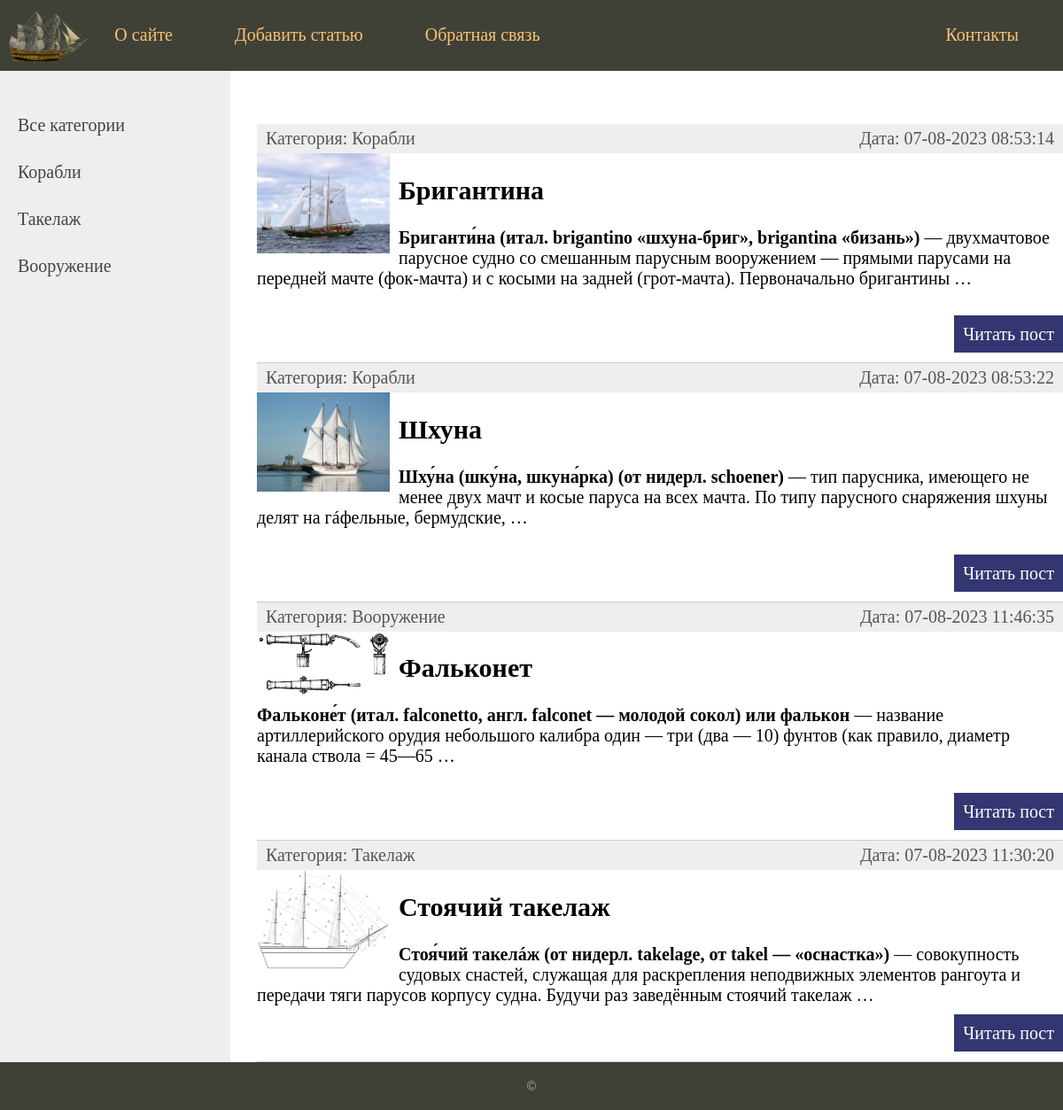
The page / on the database its author committed.
### wiki/models.py (models this page shows, shortened)
class Category (models.Model):
    name = models.CharField(max_length=100, db_index=True, verbose_name='Категория')
    def __str__(self):
        return self.name
    def get_absolute_url(self):
        return reverse('category', kwargs={'cat_id': self.pk})
    class Meta:
        verbose_name = 'Категорию'
        verbose_name_plural = 'Категории'
        ordering = ['id']

class Wiki(models.Model):
    title = models.CharField(max_length=255, verbose_name='Заголовок')
    content = models.TextField(blank=True, verbose_name='Текст статьи')
    photo = models.ImageField(upload_to="photos/%Y/%m/%d/", verbose_name='Фото')
    time_create = models.DateTimeField(auto_now_add=True, verbose_name='Время создания')
    time_update = models.DateTimeField(auto_now=True, verbose_name='Время изменения')
    is_published = models.BooleanField(default=True, verbose_name='Публикация')
    cat = models.ForeignKey('Category', on_delete=models.PROTECT, null=True, verbose_name='Категория')
    def get_absolute_url(self):
        return reverse('post', kwargs={'post_id': self.pk})
    class Meta:
        verbose_name = 'База знаний'
        verbose_name_plural = 'База знаний'
        ordering = ['time_create', 'title']

### wiki/views.py (the view)
# urls.py: path('', index, name='home'),
def index(request):
    posts = Wiki.objects.all()
    context = {
        'posts': posts,
        'menu': menu,
        'title': 'Главная страница',
    }
    return render(request,'wiki/index.html', context=context)

### wiki/templatetags/wiki_tags.py (called while the page is built)
@register.inclusion_tag('wiki/list_categories.html')
def show_categories(sort=None, cat_selected=0):
    if not sort:
        cats = Category.objects.all()
    else:
        cats = Category.objects.order_by(sort)
    return {'cats': cats, 'cat_selected':cat_selected}

### wiki/templates/wiki/index.html (shortened to what this page needs)
{% extends 'wiki/base.html' %}
{% block content %}
<ul class="list-articles">
		{% for p in posts %}
				<li>
					<div class="article-panel">
						<p class="first">Категория: {{ p.cat }}</p>
						<p class="last">Дата: {{ p.time_update|date:"d-m-Y H:i:s" }}</p>
					</div>
					{% if p.photo %}
						<img class="img-article-left thumb" src="{{p.photo.url}}">
					{% endif %}
					<h2>{{p.title}}</h2>
		{% autoescape off %}
		{{p.content|linebreaks|truncatewords:30}}
		{% endautoescape %}
				<p class="link-read-post"><a href="{{ p.get_absolute_url }}">Читать пост</a></p>
				</li>
		{% endfor %}
</ul>
{% endblock %}

### wiki/templates/wiki/list_categories.html
{% for c in cats %}
    {% if c.pk == cat_selected %}
        <li class="selected">{{c.name}}</li>
    {% else %}
         <li><a href="{{ c.get_absolute_url }}">{{c.name}}</a></li>
    {% endif %}
{% endfor %}

### wiki/static/wiki/css/styles.css (style rules this page uses)
html, body { margin: 0; padding: 0; }
body { background-color: #fff; display: flex; justify-content: center; }
a { color: #0059b2; text-decoration: none; }
img { max-width: 600px; height: auto; }
img.img-article-left { max-width: 300px; height: auto; float: left; padding: 0 10px 10px 0; }
img.img-article-left.thumb { max-width: 150px; height: auto; }
p.link-read-post { text-align: right; }
p.link-read-post a { padding: 10px; min-width: 100px; background: #333671; color: #fff; text-decoration: none; }
div.article-panel { background: #eee; padding: 5px 10px 5px 10px; box-sizing: border-box; overflow: hidden; color: #555; }
div.article-panel p.first { margin: 0; float: left; }
div.article-panel p.last { margin: 0; float: right; }
ul.list-articles { list-style: none; margin: 0; padding: 0; }
ul.list-articles li { border-bottom: 1px solid #ccc; }
.left-chapters ul li { margin: 30px 0 0 0; color: #999; }
.left-chapters ul li a { color: #444; text-decoration: none; }

### rows shown on the page
Category: name "Корабли"
Category: name "Такелаж"
Category: name "Вооружение"
Wiki: cat "Корабли", time_update "07-08-2023 08:53:14", photo (picture), title "Бригантина", content "Бриганти́на (итал. brigantino «шхуна-бриг», brigantina «бизань») — двухмачтовое парусное судно со смешанным парусным вооружением — прямыми парусами на передней мачте (фок-мачта) и с косыми на задней (грот-мачта). Первоначально бригантины …"
Wiki: cat "Корабли", time_update "07-08-2023 08:53:22", photo (picture), title "Шхуна", content "Шху́на (шку́на, шкуна́рка) (от нидерл. sсhоenеr) — тип парусника, имеющего не менее двух мачт и косые паруса на всех мачта. По типу парусного снаряжения шхуны делят на гáфельные, берму́дские, …"
Wiki: cat "Вооружение", time_update "07-08-2023 11:46:35", photo (picture), title "Фальконет", content "Фальконе́т (итал. falconetto, англ. falconet — молодой сокол) или фалькон — название артиллерийского орудия небольшого калибра один — три (два — 10) фунтов (как правило, диаметр канала ствола = 45—65 …"
Wiki: cat "Такелаж", time_update "07-08-2023 11:30:20", photo (picture), title "Стоячий такелаж", content "Стоя́чий такелáж (от нидерл. takelage, от takel — «оснастка») — совокупность судовых снастей, служащая для раскрепления неподвижных элементов рангоута и передачи тяги парусов корпусу судна. Будучи раз заведённым стоячий такелаж …"

### other values the page prints
{{ m.title }} "О сайте" "Добавить статью" "Обратная связь"
{{ m.title }} "Контакты"
